Frame 1 (no input): blank canvas, image omitted
Frame 60 (no input): blank canvas, image omitted
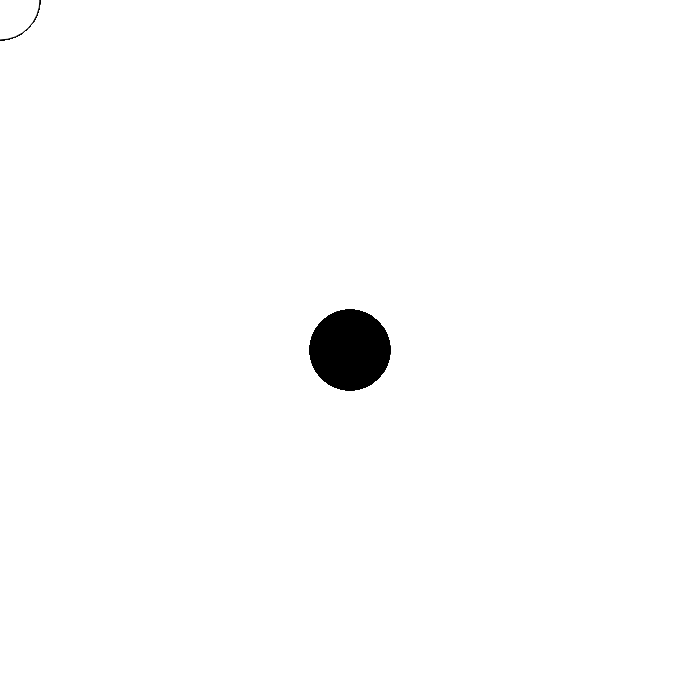
Frame 120 (the mouse pressed at the canvas centre since frame 60)

The p5.js sketch whose frames 1 and 60 were blank and that drew this single picture after the mouse press (run headless with seeded random() and noise() and a simulated clock; from frame 60 on, the mouse is pressed at the canvas centre):

// p5.js sketch
// ── sketch.js
function setup() {
	createCanvas(700, 700);
}

function draw() {
	if (mouseIsPressed) {
		fill(0);
	} else {
		fill(255);
	}
	ellipse(mouseX, mouseY, 80, 80);
}
